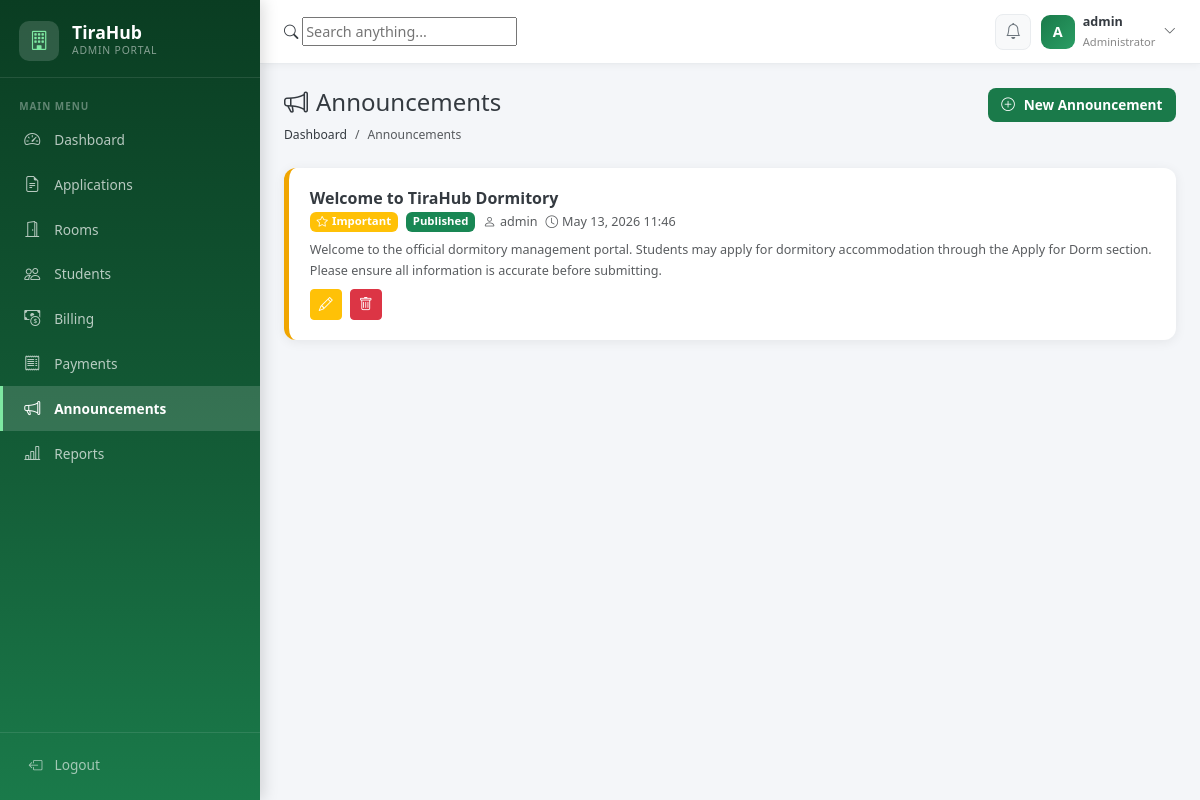
The page /admin/announcements.php (signed in) on the database its author committed.
### tables this page shows
CREATE TABLE `announcements` (
    `announcement_id` INT UNSIGNED AUTO_INCREMENT PRIMARY KEY,
    `posted_by`       INT UNSIGNED NOT NULL,
    `title`           VARCHAR(200) NOT NULL,
    `content`         TEXT NOT NULL,
    `priority`        ENUM('Normal','Important','Urgent') NOT NULL DEFAULT 'Normal',
    `is_published`    TINYINT(1) NOT NULL DEFAULT 1,
    `publish_date`    DATETIME NOT NULL DEFAULT CURRENT_TIMESTAMP,
    `expiry_date`     DATETIME DEFAULT NULL,
    `created_at`      DATETIME NOT NULL DEFAULT CURRENT_TIMESTAMP,
    CONSTRAINT `fk_announce_admin` FOREIGN KEY (`posted_by`) REFERENCES `users`(`user_id`) ON DELETE RESTRICT ON UPDATE CASCADE,
    INDEX `idx_announce_published` (`is_published`),
    INDEX `idx_announce_priority`  (`priority`),
    INDEX `idx_announce_date`      (`publish_date`)
);

CREATE TABLE `users` (
    `user_id`       INT UNSIGNED AUTO_INCREMENT PRIMARY KEY,
    `username`      VARCHAR(60)  NOT NULL UNIQUE,
    `email`         VARCHAR(120) NOT NULL UNIQUE,
    `password_hash` VARCHAR(255) NOT NULL,
    `role`          ENUM('admin','student') NOT NULL DEFAULT 'student',
    `is_active`     TINYINT(1)   NOT NULL DEFAULT 1,
    `created_at`    DATETIME     NOT NULL DEFAULT CURRENT_TIMESTAMP,
    `updated_at`    DATETIME     NOT NULL DEFAULT CURRENT_TIMESTAMP ON UPDATE CURRENT_TIMESTAMP,
    INDEX `idx_users_role`      (`role`),
    INDEX `idx_users_email`     (`email`),
    INDEX `idx_users_is_active` (`is_active`)
);

### admin/announcements.php (the view, shortened to what this page needs)
<?php
require_once '../includes/layout.php';
$pdo     = Database::connect();
$anns = $pdo->query("SELECT a.*, u.username AS posted_by_name FROM announcements a INNER JOIN users u ON a.posted_by=u.user_id ORDER BY a.created_at DESC")->fetchAll();
renderHead('Announcements');
renderAdminNav('announcements', $_SESSION['user_id']);
?>
<div class="page-header">
  <div>
    <h4><i class="bi bi-megaphone me-2"></i>Announcements</h4>
    <nav aria-label="breadcrumb"><ol class="breadcrumb"><li class="breadcrumb-item"><a href="dashboard.php">Dashboard</a></li><li class="breadcrumb-item active">Announcements</li></ol></nav>
  </div>
  <button class="btn btn-th-primary" data-bs-toggle="modal" data-bs-target="#annModal"><i class="bi bi-plus-circle me-1"></i>New Announcement</button>
</div>
<div class="row g-3">
  <?php foreach ($anns as $a):
    $borderColor = match($a['priority']) { 'Urgent' => '#dc3545', 'Important' => '#f0a500', default => 'var(--th-green)' };
  ?>
  <div class="col-12">
    <div class="th-card" style="border-left: 5px solid <?= $borderColor ?>">
      <div class="card-body">
        <div class="d-flex justify-content-between align-items-start flex-wrap gap-2">
          <div>
            <h6 class="fw-700 mb-1"><?= htmlspecialchars($a['title']) ?></h6>
            <div class="d-flex gap-2 flex-wrap mb-2">
              <?= statusBadge($a['priority']) ?>
              <?= $a['is_published'] ? '<span class="badge bg-success">Published</span>' : '<span class="badge bg-secondary">Draft</span>' ?>
              <small class="text-muted"><i class="bi bi-person me-1"></i><?= htmlspecialchars($a['posted_by_name']) ?></small>
              <small class="text-muted"><i class="bi bi-clock me-1"></i><?= date('M d, Y H:i', strtotime($a['created_at'])) ?></small>
            </div>
            <p class="mb-0 small text-muted"><?= nl2br(htmlspecialchars(substr($a['content'],0,200))) ?><?= strlen($a['content'])>200?'…':'' ?></p>
          </div>
          <div class="d-flex gap-2">
            <a href="?edit=<?= $a['announcement_id'] ?>" class="btn btn-sm btn-warning text-white"><i class="bi bi-pencil"></i></a>
            <form method="POST" class="d-inline">
              <button type="submit" name="delete_ann" value="1" class="btn btn-sm btn-danger" data-confirm="Delete this announcement?"><i class="bi bi-trash"></i></button>
            </form>
          </div>
        </div>
      </div>
    </div>
  </div>
  <?php endforeach; ?>
</div>
<?php renderFooter(); ?>

### includes/layout.php (shortened to what this page needs)
<?php
function renderHead(string $title, string $extra = ''): void {
    echo <<<HTML
<!DOCTYPE html>
<html lang="en">
<head>
<meta charset="UTF-8">
<meta name="viewport" content="width=device-width, initial-scale=1.0">
<title>TiraHub – {$title}</title>
<link rel="stylesheet" href="https://cdn.jsdelivr.net/npm/bootstrap@5.3.3/dist/css/bootstrap.min.css">
<link rel="stylesheet" href="https://cdn.jsdelivr.net/npm/bootstrap-icons@1.11.3/font/bootstrap-icons.min.css">
<link rel="stylesheet" href="https://cdn.datatables.net/1.13.7/css/dataTables.bootstrap5.min.css">
<link rel="stylesheet" href="../assets/css/style.css">
{$extra}
</head>
<body>
HTML;
}
function renderAdminNav(string $active, int $userId): void {
    $pdo   = Database::connect();
    $notif = unreadNotifCount($pdo, $userId);
    $uname = $_SESSION['username'] ?? 'Admin';
    $initial = strtoupper(substr($uname, 0, 1));
    $links = [
        'dashboard'     => ['Dashboard',      'bi-speedometer2',     'admin/dashboard.php'],
        'applications'  => ['Applications',   'bi-file-earmark-text','admin/applications.php'],
        'rooms'         => ['Rooms',           'bi-door-open',        'admin/rooms.php'],
        'students'      => ['Students',        'bi-people',           'admin/students.php'],
        'billing'       => ['Billing',         'bi-cash-coin',        'admin/billing.php'],
        'payments'      => ['Payments',        'bi-receipt',          'admin/payments.php'],
        'announcements' => ['Announcements',   'bi-megaphone',        'admin/announcements.php'],
        'reports'       => ['Reports',         'bi-bar-chart-line',   'admin/reports.php'],
    ];
    echo '<nav class="sidebar">';
    echo '<div class="sidebar-brand">';
    echo '<div class="sidebar-brand-icon"><i class="bi bi-building"></i></div>';
    echo '<div class="sidebar-brand-text"><div class="sidebar-brand-title">TiraHub</div><div class="sidebar-brand-sub">Admin Portal</div></div>';
    echo '</div>';
    echo '<ul class="sidebar-nav">';
    echo '<li class="sidebar-nav-label">Main Menu</li>';
    foreach ($links as $key => [$label, $icon, $href]) {
        $cls   = ($active === $key) ? 'active' : '';
        $badge = ($key === 'applications' && $notif > 0) ? "<span class='nav-badge'>{$notif}</span>" : '';
        echo "<li><a href='../{$href}' class='{$cls}'><i class='bi {$icon}'></i><span>{$label}</span>{$badge}</a></li>";
    }
    echo '</ul>';
    echo '<div class="sidebar-footer">';
    echo "<a href='../logout.php'><i class='bi bi-box-arrow-left'></i><span>Logout</span></a>";
    echo '</div></nav>';
    $badge2 = $notif > 0 ? "<span class='badge bg-danger notif-live-count'>{$notif}</span>" : "<span class='badge bg-danger notif-live-count' style='display:none'></span>";
    echo <<<HTML
<div class="main-wrapper">
<header class="topbar">
  <div class="topbar-left">
    <button class="sidebar-toggle d-lg-none" onclick="toggleSidebar()">
      <i class="bi bi-list fs-5"></i>
    </button>
    <div class="topbar-search">
      <i class="bi bi-search"></i>
      <input type="text" placeholder="Search anything...">
    </div>
  </div>
  <div class="topbar-right">
    <div class="dropdown">
      <a class="notif-btn" data-bs-toggle="dropdown" title="Notifications">
        <i class="bi bi-bell"></i>{$badge2}
      </a>
      <div class="dropdown-menu notif-dropdown dropdown-menu-end p-0">
        <div class="notif-dropdown-header">
          <span><i class="bi bi-bell me-2"></i>Notifications</span>
          <a href="../admin/notifications.php" class="small text-green">View all</a>
        </div>
        <div id="notifList">
          <div class="text-center text-muted py-3 small">Loading...</div>
        </div>
      </div>
    </div>
    <div class="dropdown">
      <a class="d-flex align-items-center gap-2 text-decoration-none" data-bs-toggle="dropdown" style="cursor:pointer">
        <div class="user-avatar">{$initial}</div>
        <div class="d-none d-md-block">
          <div class="fw-700 small">{$uname}</div>
          <div style="font-size:.7rem;color:#888">Administrator</div>
        </div>
        <i class="bi bi-chevron-down small text-muted d-none d-md-block"></i>
      </a>
      <ul class="dropdown-menu dropdown-menu-end" style="border-radius:12px;box-shadow:0 8px 30px rgba(0,0,0,.12);border:none;min-width:180px">
        <li><div class="px-3 py-2 border-bottom"><div class="fw-700 small">{$uname}</div><div class="text-muted" style="font-size:.75rem">Administrator</div></div></li>
        <li><a class="dropdown-item py-2" href="../admin/profile.php"><i class="bi bi-person me-2 text-green"></i>My Profile</a></li>
        <li><hr class="dropdown-divider my-1"></li>
        <li><a class="dropdown-item py-2 text-danger" href="../logout.php"><i class="bi bi-box-arrow-left me-2"></i>Logout</a></li>
      </ul>
    </div>
  </div>
</header>
<main class="main-content">
HTML;
}
function renderFooter(): void {
    echo <<<HTML
</main>
</div>
<script src="https://code.jquery.com/jquery-3.7.1.min.js"></script>
<script src="https://cdn.jsdelivr.net/npm/bootstrap@5.3.3/dist/js/bootstrap.bundle.min.js"></script>
<script src="https://cdn.datatables.net/1.13.7/js/jquery.dataTables.min.js"></script>
<script src="https://cdn.datatables.net/1.13.7/js/dataTables.bootstrap5.min.js"></script>
<script src="https://cdn.jsdelivr.net/npm/chart.js@4.4.0/dist/chart.umd.min.js"></script>
<script src="../assets/js/app.js"></script>
<script>
// Load notifications in dropdown
document.querySelectorAll('.notif-btn').forEach(btn => {
  btn.addEventListener('click', () => {
    const list = document.getElementById('notifList');
    if (!list) return;
    fetch('../api/notif_count.php?fetch=1')
      .then(r => r.json())
      .then(d => {
        if (!d.items || d.items.length === 0) {
          list.innerHTML = '<div class="text-center text-muted py-4 small"><i class="bi bi-bell-slash d-block mb-2" style="font-size:1.5rem"></i>No new notifications</div>';
          return;
        }
        list.innerHTML = d.items.map(function(n){
          var nBg  = {Success:'#e8f5ee',Error:'#fff0f2',Warning:'#fff8e1',Info:'#e8f0ff'};
          var nClr = {Success:'#1a7a4a',Error:'#dc3545',Warning:'#f0a500',Info:'#0d6efd'};
          var nIco = {Success:'bi-check-circle',Error:'bi-x-circle',Warning:'bi-exclamation-triangle',Info:'bi-info-circle'};
          var bg   = nBg[n.type]  ? nBg[n.type]  : '#f8f9fa';
          var clr  = nClr[n.type] ? nClr[n.type] : '#666';
          var ico  = nIco[n.type] ? nIco[n.type] : 'bi-bell';
          var unread = n.is_read==0 ? 'unread' : '';
          var msg  = n.message.length > 60 ? n.message.substring(0,60)+'...' : n.message;
          return '<div class="notif-item '+unread+'">'
            +'<div class="d-flex gap-2 align-items-start">'
            +'<div class="notif-icon" style="background:'+bg+';color:'+clr+'"><i class="bi '+ico+'"></i></div>'
            +'<div><div class="fw-600 small">'+n.title+'</div>'
            +'<div class="text-muted" style="font-size:.75rem">'+msg+'</div>'
            +'<div class="text-muted" style="font-size:.7rem">'+n.created_at+'</div>'
            +'</div></div></div>';
        }).join('');
      })
      .catch(() => {
        list.innerHTML = '<div class="text-center text-muted py-3 small">Could not load notifications.</div>';
      });
  });
});
</script>
</body>
</html>
HTML;
}
function statusBadge(string $status): string {
    $map = [
        'Pending'           => ['warning',   'bi-clock'],
        'Under Review'      => ['info',      'bi-eye'],
        'Approved'          => ['success',   'bi-check-circle'],
        'Rejected'          => ['danger',    'bi-x-circle'],
        'Cancelled'         => ['secondary', 'bi-slash-circle'],
        'Active'            => ['success',   'bi-check-circle'],
        'Checked Out'       => ['secondary', 'bi-box-arrow-right'],
        'Transferred'       => ['info',      'bi-arrow-left-right'],
        'Available'         => ['success',   'bi-door-open'],
        'Full'              => ['danger',    'bi-door-closed'],
        'Under Maintenance' => ['warning',   'bi-tools'],
        'Reserved'          => ['info',      'bi-lock'],
        'Unpaid'            => ['danger',    'bi-exclamation-circle'],
        'Partial'           => ['warning',   'bi-dash-circle'],
        'Paid'              => ['success',   'bi-check-circle'],
        'Overdue'           => ['dark',      'bi-alarm'],
        'Normal'            => ['secondary', 'bi-info-circle'],
        'Important'         => ['warning',   'bi-star'],
        'Urgent'            => ['danger',    'bi-lightning'],
    ];
    [$color, $icon] = $map[$status] ?? ['secondary', 'bi-circle'];
    return "<span class='badge bg-{$color}'><i class='bi {$icon} me-1'></i>{$status}</span>";
}

### rows shown on the page
announcements: title "Welcome to TiraHub Dormitory", priority "Important", is_published "Published", posted_by.username "admin", created_at "May 13, 2026 11:46", content "Welcome to the official dormitory management portal. Students may apply for dormitory accommodation through the Apply for Dorm section. Please ensure all information is accurate before submitting."

### other values the page prints
$label "Dashboard"
$label "Applications"
$label "Rooms"
$label "Students"
$label "Billing"
$label "Payments"
$label "Announcements"
$label "Reports"
$initial "A"
$uname "admin"
